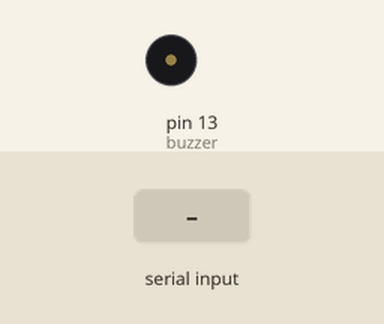
Recording of a sketch running on a simulated Arduino Uno, built with avr-gcc and run on an emulated ATmega328P. Shown: buzzer (waves = sounding). The inputs (shaded band) are chosen by the test bench.

Above: at 1.2 s.
1.3 s: "1" received over Serial
At 1.42 s:
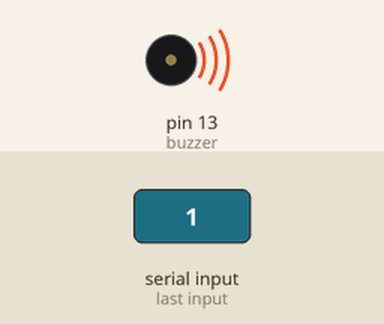
Timing chart, 0 to 4.3 s (numbered marks = the images above; inputs shaded):
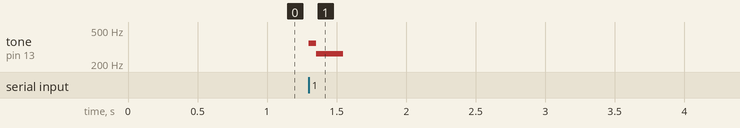

The sketch:

BikerPro.ino
```cpp
#define NOTE_B0  31
#define NOTE_C1  33
#define NOTE_CS1 35
#define NOTE_D1  37
#define NOTE_DS1 39
#define NOTE_E1  41
#define NOTE_F1  44
#define NOTE_FS1 46
#define NOTE_G1  49
#define NOTE_GS1 52
#define NOTE_A1  55
#define NOTE_AS1 58
#define NOTE_B1  62
#define NOTE_C2  65
#define NOTE_CS2 69
#define NOTE_D2  73
#define NOTE_DS2 78
#define NOTE_E2  82
#define NOTE_F2  87
#define NOTE_FS2 93
#define NOTE_G2  98
#define NOTE_GS2 104
#define NOTE_A2  110
#define NOTE_AS2 117
#define NOTE_B2  123
#define NOTE_C3  131
#define NOTE_CS3 139
#define NOTE_D3  147
#define NOTE_DS3 156
#define NOTE_E3  165
#define NOTE_F3  175
#define NOTE_FS3 185
#define NOTE_G3  196
#define NOTE_GS3 208
#define NOTE_A3  220
#define NOTE_AS3 233
#define NOTE_B3  247
#define NOTE_C4  262
#define NOTE_CS4 277
#define NOTE_D4  294
#define NOTE_DS4 311
#define NOTE_E4  330
#define NOTE_F4  349
#define NOTE_FS4 370
#define NOTE_G4  392
#define NOTE_GS4 415
#define NOTE_A4  440
#define NOTE_AS4 466
#define NOTE_B4  494
#define NOTE_C5  523
#define NOTE_CS5 554
#define NOTE_D5  587
#define NOTE_DS5 622
#define NOTE_E5  659
#define NOTE_F5  698
#define NOTE_FS5 740
#define NOTE_G5  784
#define NOTE_GS5 831
#define NOTE_A5  880
#define NOTE_AS5 932
#define NOTE_B5  988
#define NOTE_C6  1047
#define NOTE_CS6 1109
#define NOTE_D6  1175
#define NOTE_DS6 1245
#define NOTE_E6  1319
#define NOTE_F6  1397
#define NOTE_FS6 1480
#define NOTE_G6  1568
#define NOTE_GS6 1661
#define NOTE_A6  1760
#define NOTE_AS6 1865
#define NOTE_B6  1976
#define NOTE_C7  2093
#define NOTE_CS7 2217
#define NOTE_D7  2349
#define NOTE_DS7 2489
#define NOTE_E7  2637
#define NOTE_F7  2794
#define NOTE_FS7 2960
#define NOTE_G7  3136
#define NOTE_GS7 3322
#define NOTE_A7  3520
#define NOTE_AS7 3729
#define NOTE_B7  3951
#define NOTE_C8  4186
#define NOTE_CS8 4435
#define NOTE_D8  4699
#define NOTE_DS8 4978
#define REST      0

int buzzer = 13;  // Pin connected to the speaker
int tempo = 122;

// notes of the melody followed by the duration
int melody[] = {
  NOTE_F4, 4, NOTE_G4, 4, NOTE_A4, 8, NOTE_G4, 4, NOTE_A4, 8, //1
  NOTE_AS4, 4, NOTE_A4, 4, NOTE_G4, 8, NOTE_F4, 4, NOTE_G4, 8,
  NOTE_A4, 4, NOTE_C4, 8, NOTE_C4, 4, NOTE_C4, 8, NOTE_C4, 4,
  NOTE_C4, 1
};

// sizeof gives the number of bytes, each int value is composed of two bytes
int notes = sizeof(melody) / sizeof(melody[0]) / 2;

// this calculates the duration of a whole note in ms
int wholenote = (60000 * 4) / tempo;
int divider = 0, noteDuration = 0;

void playMelodyForOneSecond() {
  unsigned long startTime = millis();  // Record the start time
  for (int thisNote = 0; thisNote < notes * 2; thisNote += 2) {
    // Calculate how much time has passed
    if (millis() - startTime >= 150) {
      noTone(buzzer);  // Stop the sound if more than 1 second has passed
      return;          // Exit the function after 1 second
    }

    divider = melody[thisNote + 1];
    if (divider > 0) {
      noteDuration = (wholenote) / divider;
    } else if (divider < 0) {
      noteDuration = (wholenote) / abs(divider);
      noteDuration *= 1.0;
    }

    // Play note for 90% of the duration
    tone(buzzer, melody[thisNote], noteDuration * 0.8);

    // Wait for the note to finish or break early if 1 second passes
    delay(min(noteDuration, 50 - (millis() - startTime)));

    // Stop the note
    noTone(buzzer);
  }
}

void setup() {
  Serial.begin(9600);  // Initialize serial communication
  pinMode(buzzer, OUTPUT);  // Set the speaker pin as output
}

void loop() {
  if (Serial.available() > 0) {
    char receivedChar = Serial.read();  // Read the incoming data

    if (receivedChar == '1') {
      // Play the melody for one second
      playMelodyForOneSecond();  // Play the melody only for one second
    }
    // If receiving '0' or anything else, do nothing
  }
}
```

Measured:
- after the input at 1.3 s, tone on pin 13 (buzzer): silent → 349 Hz at once, → 262 Hz 0.05 s later, → silent 0.20 s later
